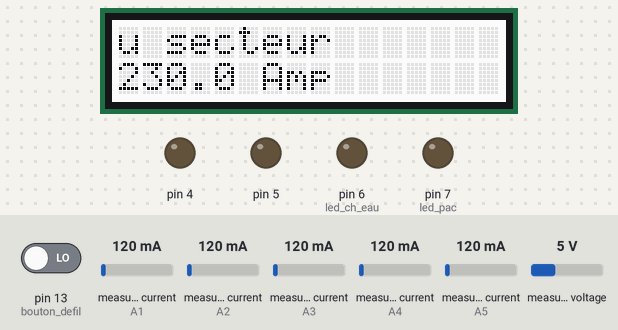
Simulated run of this sketch. Board: Arduino Mega 2560, built with avr-gcc and run on an emulated ATmega2560. On the bench: 16×2 character LCD, output pins drawn as LEDs (lit = HIGH). The inputs (shaded band) are chosen by the test bench; at power-on: pin 13 (bouton_defil) LOW, measured current (sensors on A1, A2, A3, A4, A5) 120 mA, measured voltage 5 V. What the sketch prints to the serial monitor is not drawn.

Above: at 7.7 s.
7.8 s: pin 13 (bouton_defil) driven HIGH
At 9.5 s:
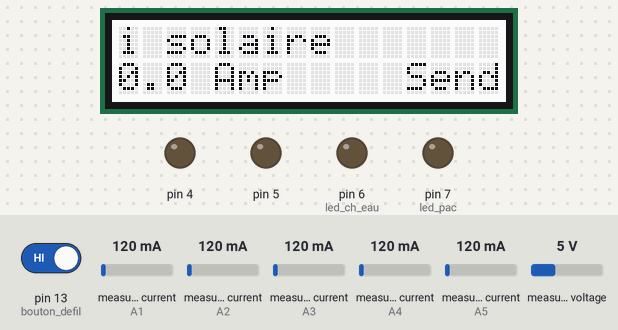
12.0 s: measured current (sensor on A1) set to 500 mA
At 15.0 s:
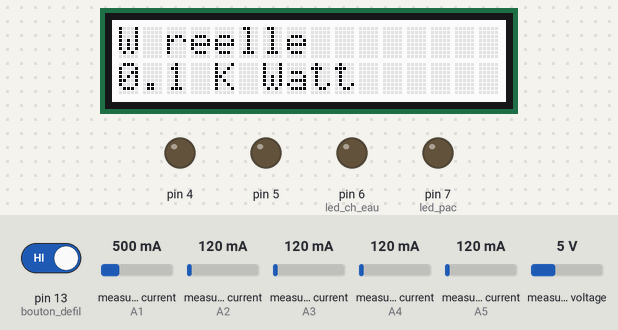
16.2 s: measured current (sensor on A2) set to 500 mA
At 20.2 s:
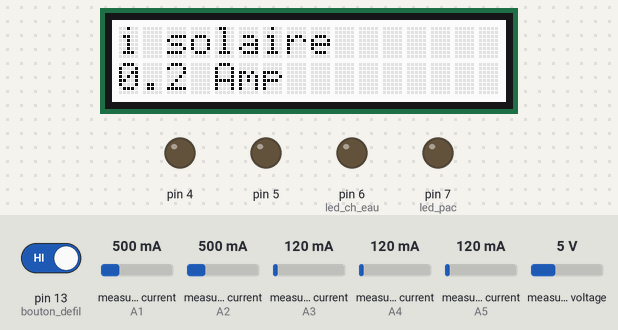
20.4 s: measured current (sensor on A3) set to 500 mA
At 24.1 s:
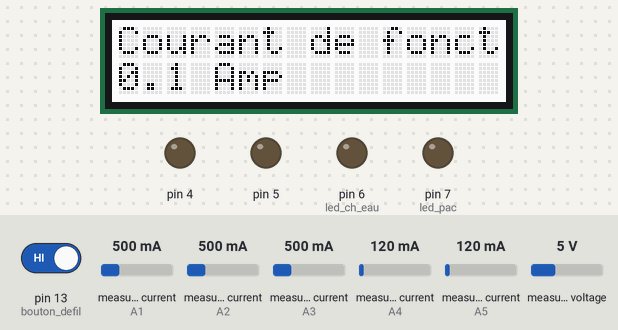
24.6 s: measured current (sensor on A1) set to 40 mA
At 26.4 s:
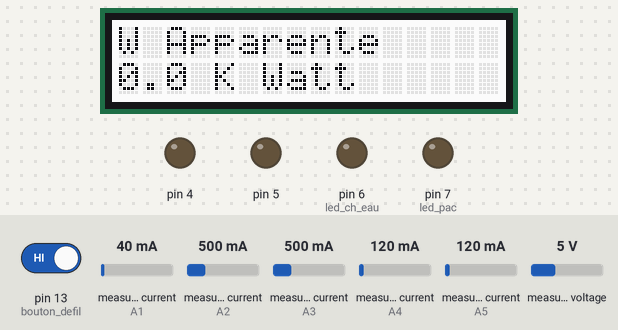
28.1 s: measured current (sensor on A4) set to 500 mA
At 32.1 s:
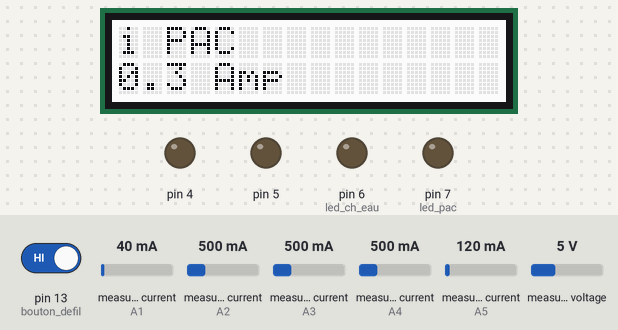
Timing chart, 0 to 33.3 s (numbered marks = the images above; inputs shaded):
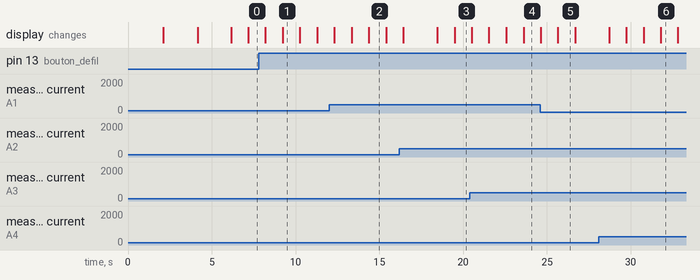

The sketch:

MesCourant_Routage_Sur_mega_v3.ino
```cpp
// Version Mesure-Routeur V3  MRV3
//
//
// Version installée le 02 dec 23
//  OK au 14 dec 23
//
// Projet avec la carte inteface  CarteInterfaceCourantMEGA_V7
// Projet de mesure des courant de la maison et de delestage sur ballon eau chaude ou ballon pac
// Retour de calcul sur raspberry toutes les 30" pour les graphiques
// Sur mega
// odisseano@gmail.com

// EmonLib librairie pour acquisition des mesures sur capteur de courant
// Wire pour communication IIC avec l'afficheur
// rgb_lcd lib pour l'afficheur
// running average  lib de moyennage des valeurs
// dimmable_light.h controle en pwm des variateurs AC Dimmer de robot dyn


#include "EmonLib.h"  // Inclusion des lib
#include <Wire.h>
#include "rgb_lcd.h"
#include "math.h"
#include "RunningAverage.h"
#include "dimmable_light.h"

EnergyMonitor emon1;    //Tension general et courant général sur A0 et A1
EnergyMonitor emon2;    // solaire sur A2
EnergyMonitor emon3;    // Chauffe eau sur A3
EnergyMonitor emon4;    // PAC sur A4
EnergyMonitor emon5;    // ZOE sur A5

RunningAverage Usecteur(5); // creation des objets de moyennage sur 5 valeurs
RunningAverage Igeneral(5);
RunningAverage Isolaire(5);
RunningAverage IChEau(5);
RunningAverage IPAC(5);
RunningAverage IZOE(5);

rgb_lcd lcd;

const int cons = 5;
const int tempo = 2000;
const int bouton_defil = 13;    // bouton sur entree num 13
//const int bouton_defil = 12;    // bouton sur entree num 12
const int led_ch_eau=6;
const int led_pac=7;

//float pot=0;
//float test_power=0;
int nb_boucle =  90;  // itération; envoie des données toutes les xxx  100mes/min
int n = 0;
int i = 0;
int val_bouton = 0;

float i_solaire =0;
float u_secteur = 0;
float i_general = 0;
float i_PAC = 0;
float i_chauffe_eau = 0;
float i_ZOE = 0;
float i_fct_maison = 0 ;
float realPower = 0;
float apparentPower = 0;
float powerFActor = 0;

const int syncPin = 2;
int com_varia=0;
int com_varia1 = 0;
int com_varia2 = 0;

DimmableLight light1(4);
DimmableLight light2(5);

// declaration des sous programmes
void lcp_print(void);
void trame();


void setup()
{
pinMode(led_ch_eau, OUTPUT);
pinMode(led_pac, OUTPUT);
pinMode(bouton_defil, INPUT);    // en entree patte 13

digitalWrite(led_ch_eau,LOW);
digitalWrite(led_pac,LOW);

n = nb_boucle - 2;      // pour faire un envoie des données assez rapide au demarrage puisque la première trame est supprimée par le code de réception en python

lcd.begin(16, 2);
lcd.setCursor(0, 0);
lcd.print("Mesure Routeur ");
lcd.setCursor(0, 1);
lcd.print("Version 3");
delay(tempo);
lcd.clear();
lcd.setCursor(0, 0);
lcd.print("14 dec 2023     ");
lcd.setCursor(0, 1);
lcd.print("MRV3 sur MEGA");
delay(tempo);
lcd.clear();
lcd.setCursor(0, 0);
lcd.print("zobielamouche");
lcd.setCursor(0, 1);
lcd.print("odisseano@gmail ");
delay(tempo);
lcd.clear();

Serial.begin(9600);

emon1.voltage(A0, 207, 1.7);           //   Tension secteur                           calibré le 01 dec 23
emon1.current(A1, 61.5);               //   Courant general                           calibré le 13 oct 23
emon2.current(A2, 30);               //   Solaire                           pas de calibrage
emon3.current(A3, 30);               //   Courant chauffe eau               pas de calibrage
emon4.current(A4, 60);               //   Courant PAC                       pas de calibrage
emon5.current(A5, 25.5);               //   Courant ZOE                               calibré le 5 nov 23

Isolaire.clear();
Usecteur.clear();
Igeneral.clear();
IPAC.clear();
IChEau.clear();
IZOE.clear();
//IFct.clear();

DimmableLight::setSyncPin(syncPin);
DimmableLight::begin();

light1.setBrightness(com_varia1);
light2.setBrightness(com_varia2);

}


void loop()
{

//pot = analogRead(A8)/100;  // pour les tests avec potentiometre

// Sur les entrées A0 et A1 mesure courant général et tension secteur  Production tension courant et puissances
//-------------------------------------------------------------------------------------------------------------------------
emon1.calcVI(20, 100);  // Solaire Calculate all. No.of half wavelengths (crossings), time-out  Periodicité des calculs
Usecteur.addValue(emon1.Vrms);      //acquisition de la valeur Vrms sur emon01 dans la fonction de moyennage
u_secteur = Usecteur.getAverage();   // on retourne le résultat de la moyenne dans u_secteur
Igeneral.addValue(emon1.Irms - 0.2);
i_general = Igeneral.getAverage();
if (i_general < 0.05)  { i_general = 0; }

realPower       = emon1.realPower/1000;             //realPower = realPower / 1000;
apparentPower   = emon1.apparentPower/1000;         //apparentPower = apparentPower / 1000;
powerFActor     = emon1.powerFactor;


// Sur le entrées A2 mesure courant solaire
//-------------------------------------------------------------------------------------------------------------------------
emon2.calcVI(20, 100);
Isolaire.addValue(emon2.Irms - 0.1);
i_solaire = Isolaire.getAverage();
if (i_solaire < 0.05)  { i_solaire = 0; }

// Sur l' entrée A3 mesure courant chauffe eau
//-------------------------------------------------------------------------------------------------------------------------
emon3.calcVI(20, 100);
IChEau.addValue(emon3.Irms - 0.1);
i_chauffe_eau = IChEau.getAverage();
if (i_chauffe_eau < 0.05)   { i_chauffe_eau = 0; }

// Sur l' entrée A4 mesure courant PAC
//-------------------------------------------------------------------------------------------------------------------------
emon4.calcVI(20, 100);
IPAC.addValue(emon4.Irms - 0.1);
i_PAC = IPAC.getAverage();
if (i_PAC < 0.05)  { i_PAC = 0; }

// Sur l' entrée A5 mesure courant voiture
//-------------------------------------------------------------------------------------------------------------------------
emon5.calcVI(20, 100);
IZOE.addValue(emon5.Irms - 0.1);
i_ZOE = IZOE.getAverage();
if (i_ZOE < 0.05)  { i_ZOE = 0; }

// Calcul du courant restant
//-------------------------------------------------------------------------------------------------------------------------
i_fct_maison = i_general - i_PAC - i_chauffe_eau - i_ZOE;
if (i_fct_maison < 0)  { i_fct_maison = 0; }

// Lecture de l'état du bouton et incrementation
//-------------------------------------------------------------------------------------------------------------------------
val_bouton = digitalRead(bouton_defil);
if (val_bouton == 1)  { i++; }    //outVal = outVal + 1;

// Calcul et commande des variateurs si surproduction
//-------------------------------------------------------------------------------------------------------------------------
//test_power = pot - 5;
//if (test_power<0)  { com_varia = com_varia + cons; }  //si courant injecté sur réseau edf en test avec pot

if (realPower<0)  { com_varia = com_varia + cons; }  //si courant injecté sur réseau edf
  else {com_varia = com_varia - cons;}

com_varia = constrain(com_varia, 0, 510);

com_varia1=com_varia;
com_varia2=com_varia-255;

if (com_varia1>5)  { digitalWrite(led_ch_eau,HIGH);}
  else { digitalWrite(led_ch_eau,LOW); }

if (com_varia2>5)  { digitalWrite(led_pac,HIGH);}
  else { digitalWrite(led_pac,LOW); }

com_varia1 = constrain(com_varia1, 0, 255);
com_varia2 = constrain(com_varia2, 0, 255);

light1.setBrightness(com_varia1);   //pilotage des variateurs
light2.setBrightness(com_varia2);


lcp_print();
n ++;
if (n > nb_boucle)
  {
  trame();
  n = 0;
  }
}

/**********************************************************************************************
/* Envoie sur trame pour raspberry
/**********************************************************************************************/
void trame()
{
lcd.setCursor(12, 1);
lcd.print("Send");
Serial.print(",");
Serial.print(i_solaire);
Serial.print(",");
u_secteur = u_secteur / 10;     // pour avoir la tension secteur dans la meme représentation que les courants
Serial.print(u_secteur);
Serial.print(",");
Serial.print(i_general);
Serial.print(",");
Serial.print(i_ZOE);
Serial.print(",");
Serial.print(i_chauffe_eau);
Serial.print(",");
Serial.print(i_PAC);
Serial.print(",");
Serial.print(i_fct_maison);
Serial.println(",");
}

/**********************************************************************************************/
/* affichage sur lcd
/**********************************************************************************************/
void lcp_print(void)
{

if ( i == 0)
  {
  lcd.clear();
  lcd.setCursor(0, 0);
  lcd.print("u secteur");
  lcd.setCursor(0, 1);
  lcd.print(u_secteur, 1);
  lcd.print(" Amp");
  }

if ( i == 1)
  {
  lcd.clear();
  lcd.setCursor(0, 0);
  lcd.print("i general");
  lcd.setCursor(0, 1);
  lcd.print(i_general, 1);
  lcd.print(" Amp");
  }

if ( i == 2)
  {
  lcd.clear();
  lcd.setCursor(0, 0);
  lcd.print("i solaire");
  lcd.setCursor(0, 1);
  lcd.print(i_solaire, 1);
  lcd.print(" Amp");
  }

if ( i == 3 )
  {
  lcd.clear();
  lcd.setCursor(0, 0);
  lcd.print("i chauffe eau");
  lcd.setCursor(0, 1);
  lcd.print(i_chauffe_eau, 1);
  lcd.print(" Amp");

  }

if ( i == 4)
  {
  lcd.clear();
  lcd.setCursor(0, 0);
  lcd.print("i PAC");
  lcd.setCursor(0, 1);
  lcd.print(i_PAC, 1);
  lcd.print(" Amp");
  }

if ( i == 5)
  {
  lcd.clear();
  lcd.setCursor(0, 0);
  lcd.print("i charge ZOE");
  lcd.setCursor(0, 1);
  lcd.print(i_ZOE, 1);
  lcd.print(" Amp");
  }

if ( i == 6)
  {
  lcd.clear();
  lcd.setCursor(0, 0);
  lcd.print("Courant de fonctionnement");
  lcd.setCursor(0, 1);
  lcd.print(i_fct_maison, 1);
  lcd.print(" Amp");
  }

if ( i == 7)
  {
  lcd.clear();
  lcd.setCursor(0, 0);
  lcd.print("W reelle");
  lcd.setCursor(0, 1);
  lcd.print(realPower, 1);
  lcd.print(" K Watt");
  }
if ( i == 8)
  {
  lcd.clear();
  lcd.setCursor(0, 0);
  lcd.print("W Apparente");
  lcd.setCursor(0, 1);
  lcd.print(apparentPower, 1);
  lcd.print(" K Watt");
  }
if ( i == 9)
  {
  lcd.clear();
  lcd.setCursor(0, 0);
  lcd.print("Facteur W");
  lcd.setCursor(0, 1);
  lcd.print(powerFActor);
  }

if ( i == 10) { i=0; }

}

/*lcd.clear();              // pour test avec pot
  lcd.setCursor(0, 0);
  lcd.print(com_varia);
  lcd.print("         ");
  lcd.print(com_varia1);
  lcd.setCursor(0, 1);
  lcd.print(realPower);  //lcd.print(realPower, 1);
  lcd.print(" V      ");
  lcd.print(com_varia2);*/


/*
com_varia1++;
com_varia2 = com_varia2+10;
Serial.print(val);
Serial.print("   ");
Serial.println(com_varia2);
if (com_varia1>254) {com_varia1=0;}
if (com_varia2>254) {com_varia2=0;}*/


/*emon2.serialprint();           // Print out all variables (realpower, apparent power, Vrms, Irms, power factor)
realPower       = emon2.realPower;        //extract Real Power into variable
apparentPower   = emon2.apparentPower;    //extract Apparent Power into variable
powerFActor     = emon2.powerFactor;      //extract Power Factor into Variable
supplyVoltage   = emon2.Vrms;             //extract Vrms into Variable
Irms            = emon2.Irms;             //extract Irms into Variable
100mes/min
*/
```

Measured:
- after the input at 7.8 s, the display: first changes after 0.40 s (image 1 shows a later state)
- what the display in image 1 shows lasts 1.1 s, from 9.2 s to 10.3 s
